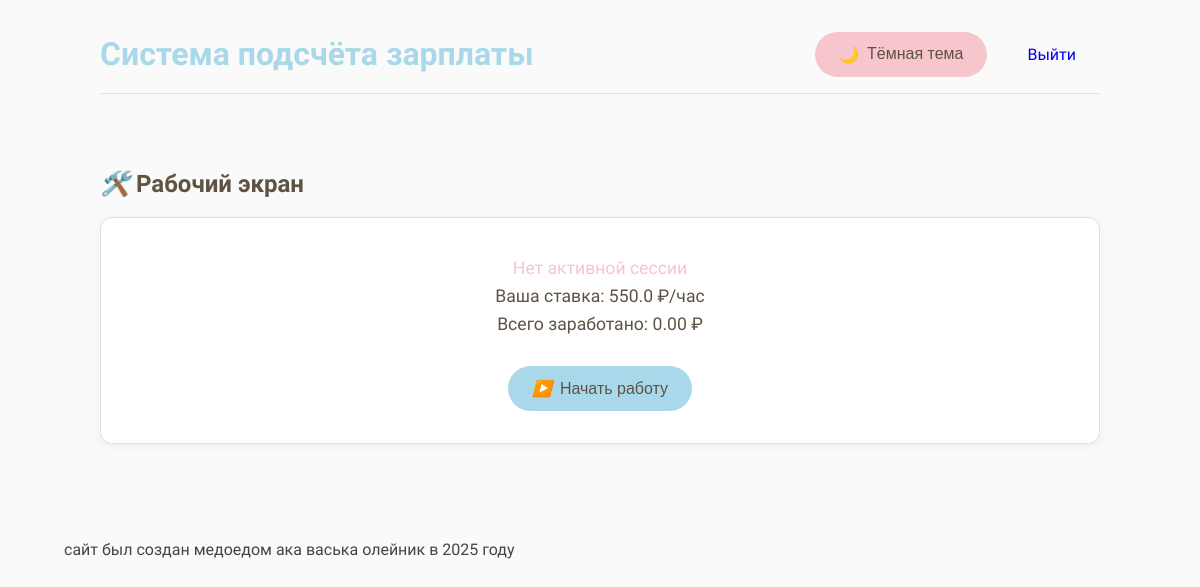
The page /work (signed in) on the database as committed earlier.
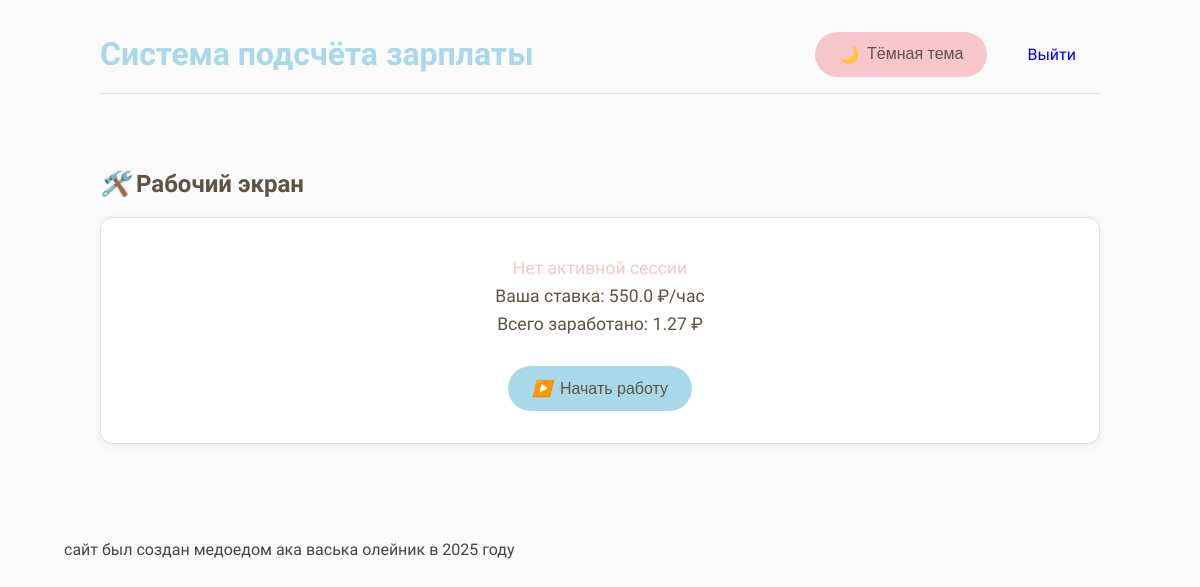
The same page on the database as committed later.
### app.py (models this page shows)
class User(db.Model):
    id = db.Column(db.Integer, primary_key=True)
    username = db.Column(db.String(80), unique=True, nullable=False)
    password = db.Column(db.String(120), nullable=False)
    hourly_rate = db.Column(db.Float, default=0.0)
    is_admin = db.Column(db.Boolean, default=False)
    total_earned = db.Column(db.Float, default=0.0)

### app.py (the view, shortened to what this page needs)
@app.route('/work', methods=['GET', 'POST'])
@login_required
def work():
    user = User.query.get(session['user_id'])
    active_session = WorkSession.query.filter_by(user_id=user.id, end_time=None).first()
    return render_template('work.html', user=user, active_session=active_session)

### app.py (called while the page is built)
def login_required(f):
    @wraps(f)
    def decorated_function(*args, **kwargs):
        if 'user_id' not in session:
            return redirect(url_for('login'))
        return f(*args, **kwargs)
    return decorated_function

@app.context_processor
def inject_theme():
    return dict(current_theme=session.get('theme', 'light'))

### templates/work.html (shortened to what this page needs)
{% extends "base.html" %}
{% block content %}
<section class="work-section">
  <h2><i class="icon-work"></i> Рабочий экран</h2>
  <div class="card work-card">
    <div class="work-status">
      {% if active_session %}
        <p class="active-session">Активная сессия начата: {{ active_session.start_time.strftime('%H:%M') }}</p>
      {% else %}
        <p class="no-session">Нет активной сессии</p>
      {% endif %}
      <p class="rate-info">Ваша ставка: {{ user.hourly_rate }} ₽/час</p>
      <p class="total-info">Всего заработано: {{ "%.2f"|format(user.total_earned) }} ₽</p>
    </div>
    <div class="work-controls">
      <form method="POST">
        {% if active_session %}
          <button type="submit" name="end" class="btn btn-danger">
            <i class="icon-stop"></i> Завершить работу
          </button>
        {% else %}
          <button type="submit" name="start" class="btn btn-primary">
            <i class="icon-start"></i> Начать работу
          </button>
        {% endif %}
      </form>
    </div>
  </div>
</section>
{% endblock %}

Rows that differ between the two databases and show on the page:
changed User: total_earned "0.00" → "1.27"
